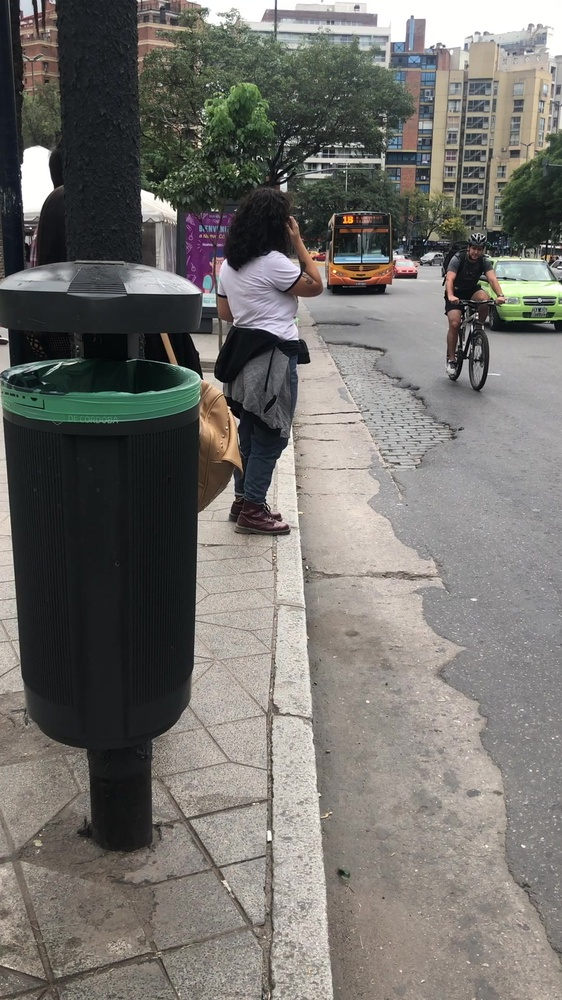
#> input picture test_images/IMG_0611_001.jpg, 562 x 1000 px, shrunk from 1080 x 1920 before the run
$ python ocr.py --image-path ../test_images/IMG_0611_001.jpg
#> lines starting #> are read from the running program, lines starting #| are printed output that depends on the picture; after the words box and inside, x2 and y2 are one past the last pixel; in counts of white or black regions, pixels touching at a corner belong together
### utils.py
import os, sys, time, cv2

# --- CLASES VARIAS ---

class Timer():
    def __init__(self):
        self.init = 0
        self.end = 0

    def start(self):
        self.init = time.time()
        print("Inicio de analisis ...")

    def stop(self):
        self.end = time.time() - self.init
        print("Finalizacion de analisis en {}".format(self.toString(self.end)))

    def toString(self, a_time):
        return str(round(a_time // 60,2))+"m"+str(round(a_time % 60,2))+"s"


def loadImage(path_name):
    return cv2.imread(path_name)


def isEmpty(l):
    return (len(l) == 0)


def processInputPath(path, target_list):
    """
    Comprueba si <path> hace referencia a un archivo o a un directorio y
    devuelve una lista de sus respectivas direcciones absolutas.
    """
    path_list = []
    # target_list = [".jpg",".JPG",".png"]


    # Compruebo si es un archivo
    if os.path.isfile(path):
        path_list.append(os.path.join(os.getcwd(),path))

    # Compruebo si es un directorio
    elif os.path.isdir(path):

        # En caso de que se haya agregado / al final, lo retiro
        if path[-1] == "/":
            path = path[:-1]

        path_list = [   os.path.join(os.getcwd(),path+"/"+img) for img in os.listdir(path)
                            if os.path.splitext(img)[1] in target_list
                    ]
    else:
        sys.exit("Error: '{}'\n\tEl path de la carpeta o archivo es inexistente. Verifique e intente nuevamente".format(path))

    try:
        # Si las imagenes poseen como nombre solo numeros, las ordeno segun orden entero. Corrige ordenamiento 1,100,101,2 -> 1,2,100,101
        path_list = sorted(path_list, key=lambda file: int(os.path.splitext(os.path.basename(file))[0]))
    except:
        # Si la/s no poseen un numero de nombre, las ordeno de manera alfabetica
        path_list = sorted(path_list)

    return  path_list

### text_recognition/ocr.py
# --- CONFIGURACION DE UBUCACION PARA USO DE MODULOS ---

import sys

# Agrego al sys.path el directorio padre para importar modulos
sys.path.append("..")


# --- IMPORTS ---

import numpy as np
import pytesseract, argparse, cv2, os

# Mis modulos
from utils import processInputPath, isEmpty


# -- CONSTANTES ---

CURRENT_PATH = os.path.dirname(os.path.abspath(__file__))

DEFAULT_LANGUAJE = "eng"

DEFAULT_OEM = 1
    # OCR Engine modes:
    # 0    Legacy engine only.
    # 1    Neural nets LSTM engine only.
    # 2    Legacy + LSTM engines.
    # 3    Default, based on what is available.

DEFAULT_PSM = 7
    #Page segmentation modes:
    #  0    Orientation and script detection (OSD) only.
    #  1    Automatic page segmentation with OSD.
    #  2    Automatic page segmentation, but no OSD, or OCR. (not implemented)
    #  3    Fully automatic page segmentation, but no OSD. (Default)
    #  4    Assume a single column of text of variable sizes.
    #  5    Assume a single uniform block of vertically aligned text.
    #  6    Assume a single uniform block of text.
    #  7    Treat the image as a single text line.
    #  8    Treat the image as a single word.
    #  9    Treat the image as a single word in a circle.
    # 10    Treat the image as a single character.
    # 11    Sparse text. Find as much text as possible in no particular order.
    # 12    Sparse text with OSD.
    # 13    Raw line. Treat the image as a single text line,
    #       bypassing hacks that are Tesseract-specific.


# --- CLASES ---

class TextRecognition():
    def __init__(self, language, oem, psm):

        self.language = language
        self.oem = str(oem)
        self.psm = str(psm)
        self.config = ("--oem "+self.oem+" --psm "+self.psm)

        # self.config = ("-l "+self.language+" --oem "+self.oem+" --psm "+self.psm)
        # self.config = ("--oem "+self.oem+" --psm "+self.psm+ '--tessdata-dir "/usr/share/tesseract-ocr/4.00/tessdata"')
        # self.config = ("-l eng -c tessedit_char_whitelist=0123456789")

    def imageToString(self, crop):

        text = pytesseract.image_to_string(crop, lang=self.language, config=self.config)
        # text = pytesseract.image_to_string(crop, config="outputbase digits")
        # text = pytesseract.image_to_string(crop, config="-c tessedit_char_whitelist=0123456789")

        return text


    def getOnlyNumbers(self, text):
        # Descarto caracteres no numericos
        text = "".join(ch for ch in text if ord(ch) in range(48,58))

        return text


# --- FUNCIONES AUXILIARES ---

def getArguments():
    ap = argparse.ArgumentParser()
    ap.add_argument("-i", "--image-path", required=True, type=str, help="Path tde imagen o carpeta")
    ap.add_argument("-l", "--language", default="eng", type=str, help="Idioma de imagen a detectar")
    ap.add_argument("-oem", "--oem", default=1, type=int, help="")
    ap.add_argument("-psm", "--psm", default=7, type=int, help="")
    return vars(ap.parse_args())


# --- FUNCION PRINCIPAL MAIN ---

if __name__ == '__main__':

    args = getArguments()

    # Instancio la clase TextRecognition
    net = TextRecognition(language=args["language"], oem=args["oem"], psm=args["psm"])

    # Leo imagen de entrada
    for image_path in processInputPath(args["image_path"], target_list=[".jpg",".JPG",".png"]):
        img_orig = cv2.imread(image_path)
#> img_orig is the input picture: shape (1000, 562, 3); mean B, G, R 108.9, 113.2, 115.4

        # #  SIN TESTEAR EN RESULTADOS FINALES -------------------------
        gray = cv2.cvtColor(img_orig, cv2.COLOR_BGR2GRAY)
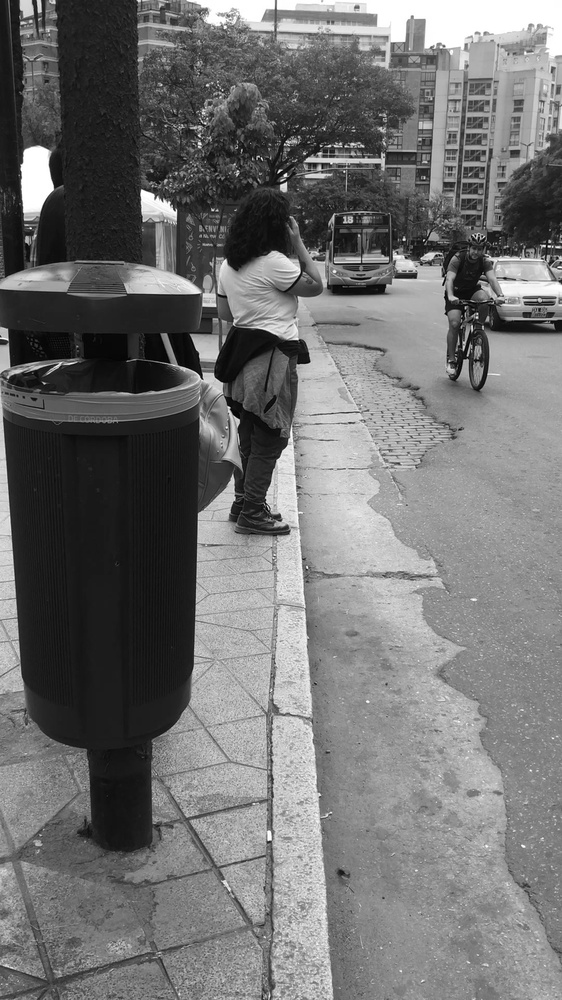
#> gray: shape (1000, 562); min 0, max 255, mean 113.4
        t, threshold1 = cv2.threshold(gray, 150, 255, cv2.THRESH_BINARY)
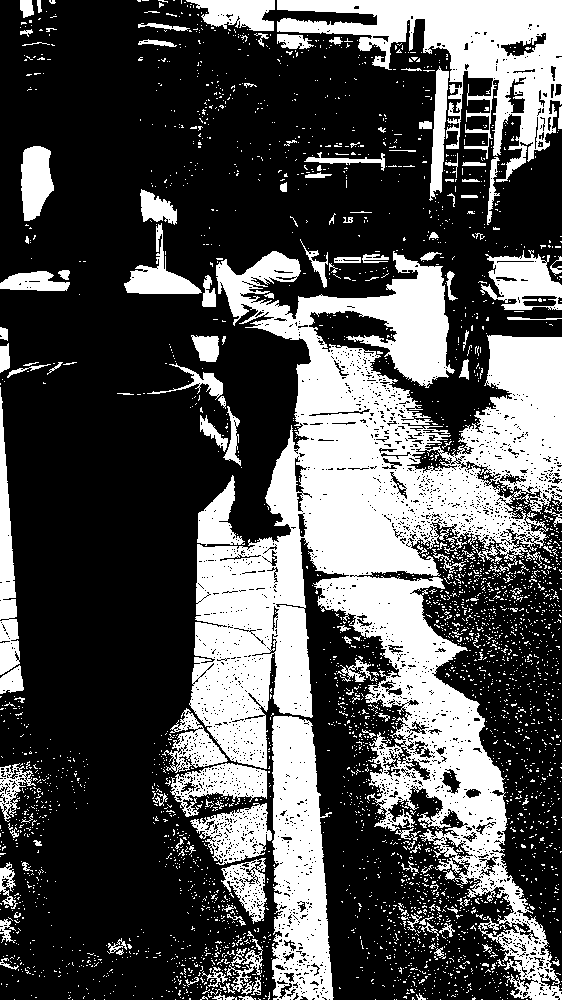
#> threshold1: shape (1000, 562); 32.1% white; 3417 white regions (3264 under 20 px), largest, box (x1, y1, x2, y2) and area: (189, 251, 562, 1000) 102670, (277, 0, 562, 182) 18334, (272, 716, 334, 1000) 12847
        t, threshold2 = cv2.threshold(gray, 150, 255, cv2.THRESH_BINARY_INV)
        dst1 = cv2.GaussianBlur(threshold1,(3,3),cv2.BORDER_DEFAULT)
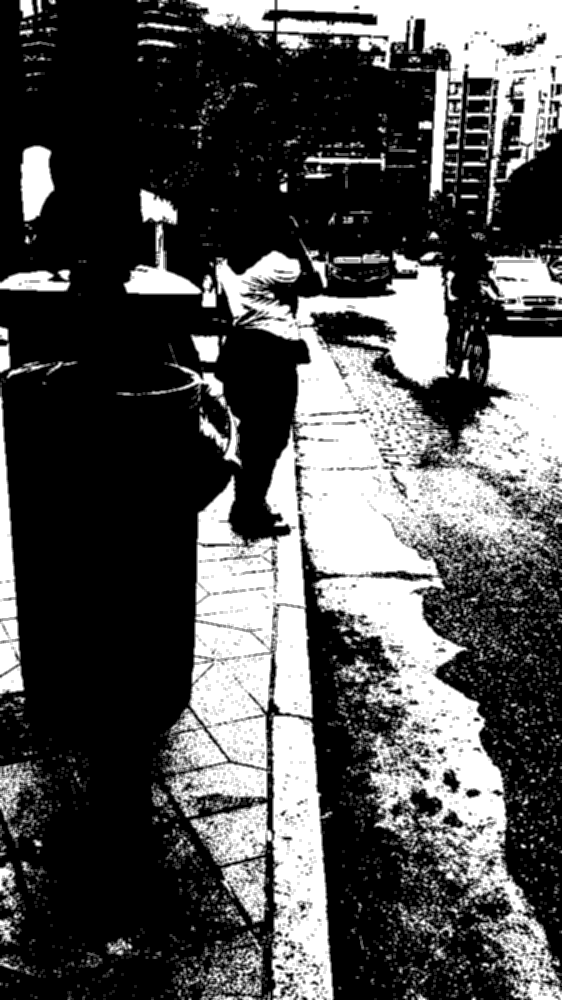
#> dst1: shape (1000, 562); min 0, max 255, mean 81.8
        dst2 = cv2.GaussianBlur(threshold2,(3,3),cv2.BORDER_DEFAULT)
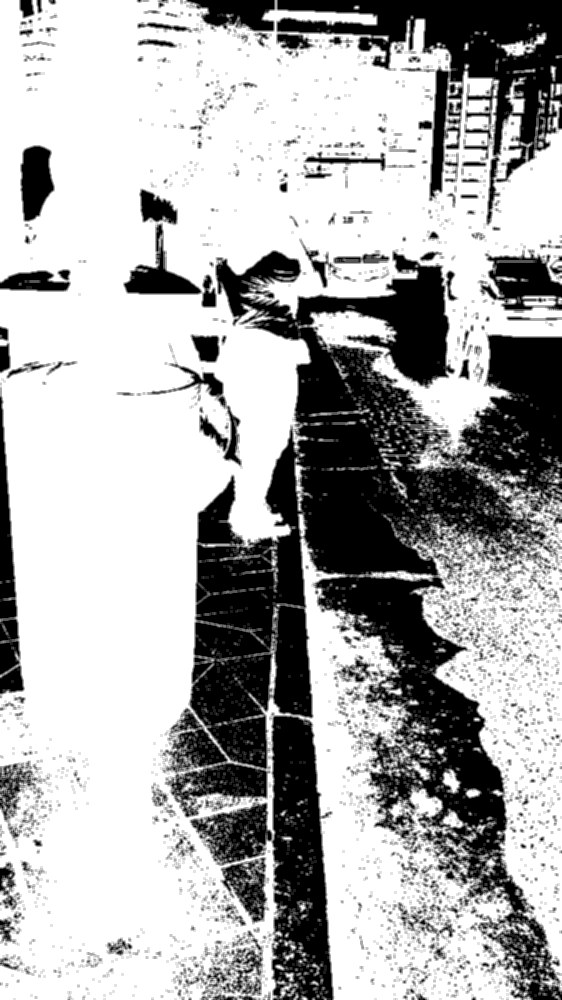
#> dst2: shape (1000, 562); min 0, max 255, mean 173.2
        combinations = [img_orig, threshold1, dst1, threshold2, dst2]
        # -----------------------------------------------

        # Convierto imagen en texto
        for img_orig in combinations:
#> (the run stopped early here; a loop or call above may not have finished)

$ run again, on test_images/IMG_0611_004.jpg
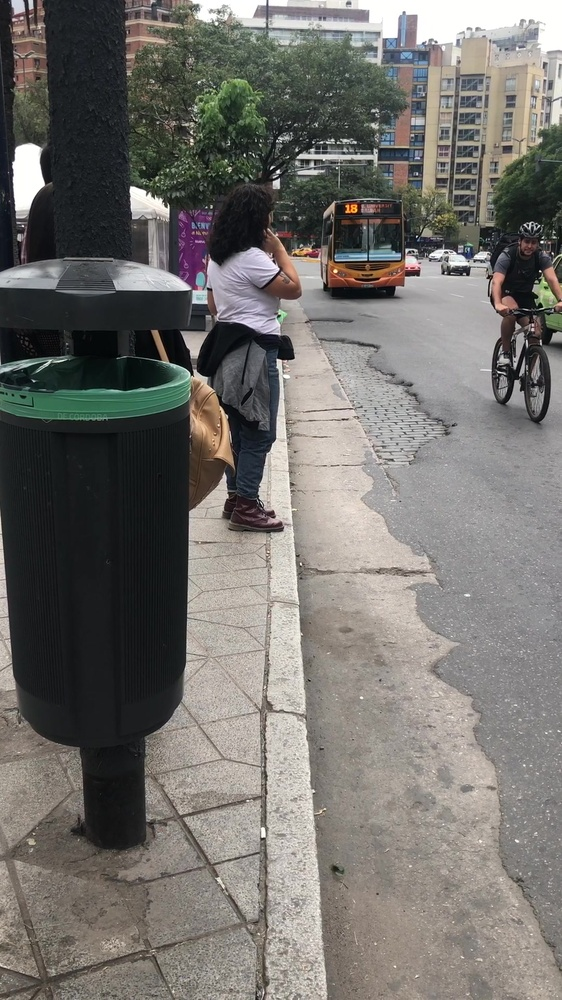
#> input picture test_images/IMG_0611_004.jpg, 562 x 1000 px, shrunk from 1080 x 1920 before the run
#> img_orig is the input picture: shape (1000, 562, 3); mean B, G, R 108.9, 113, 115.5
#> `t, threshold1 = cv2.threshold(gray, 150, 255, cv2.THRESH_BINARY)`:
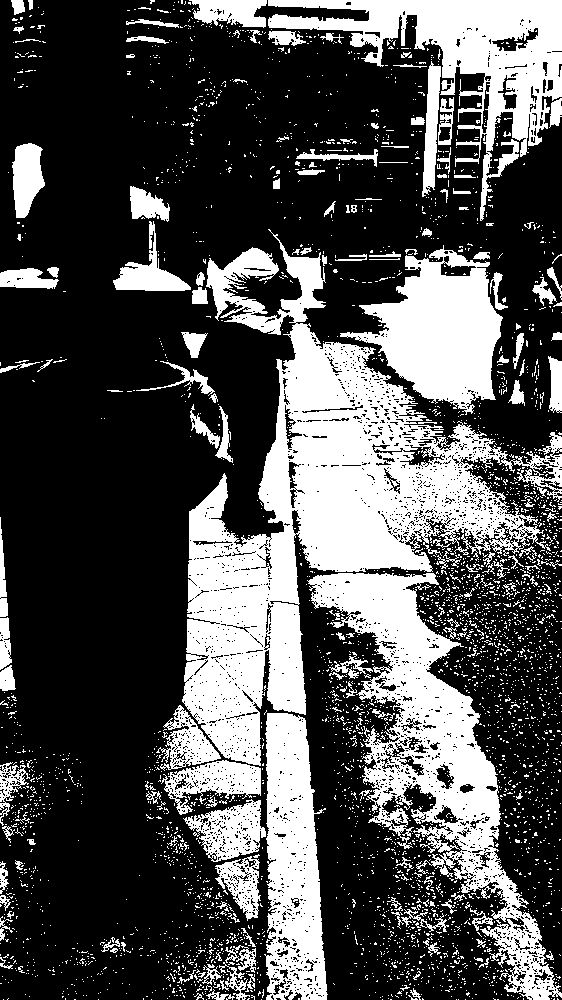
#> threshold1: shape (1000, 562); 31.7% white; 3731 white regions (3552 under 20 px), largest, box (x1, y1, x2, y2) and area: (182, 229, 562, 766) 63622, (307, 573, 562, 1000) 27389, (268, 0, 562, 221) 18377
#> `dst2 = cv2.GaussianBlur(threshold2,(3,3),cv2.BORDER_DEFAULT)`:
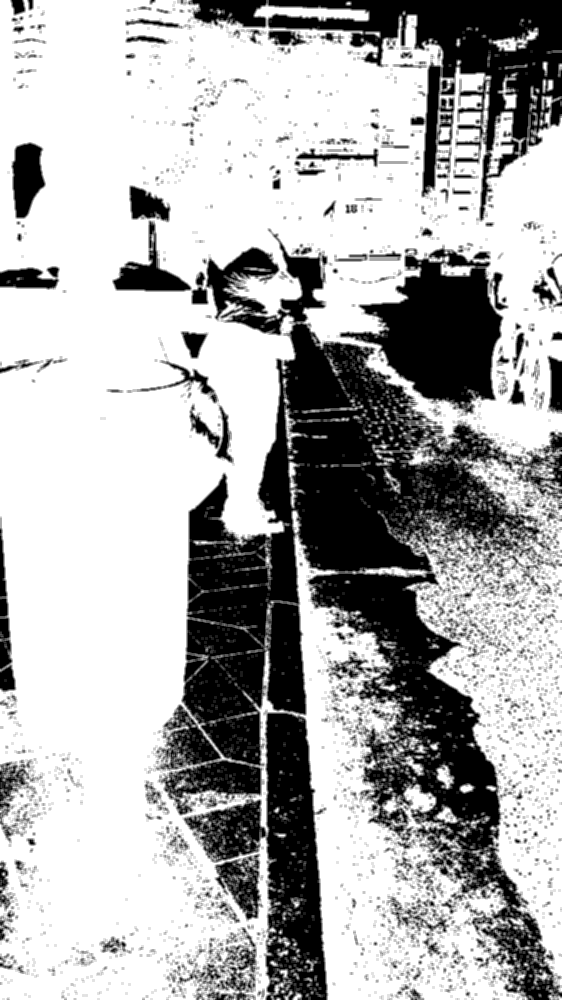
#> dst2: shape (1000, 562); min 0, max 255, mean 174.2
